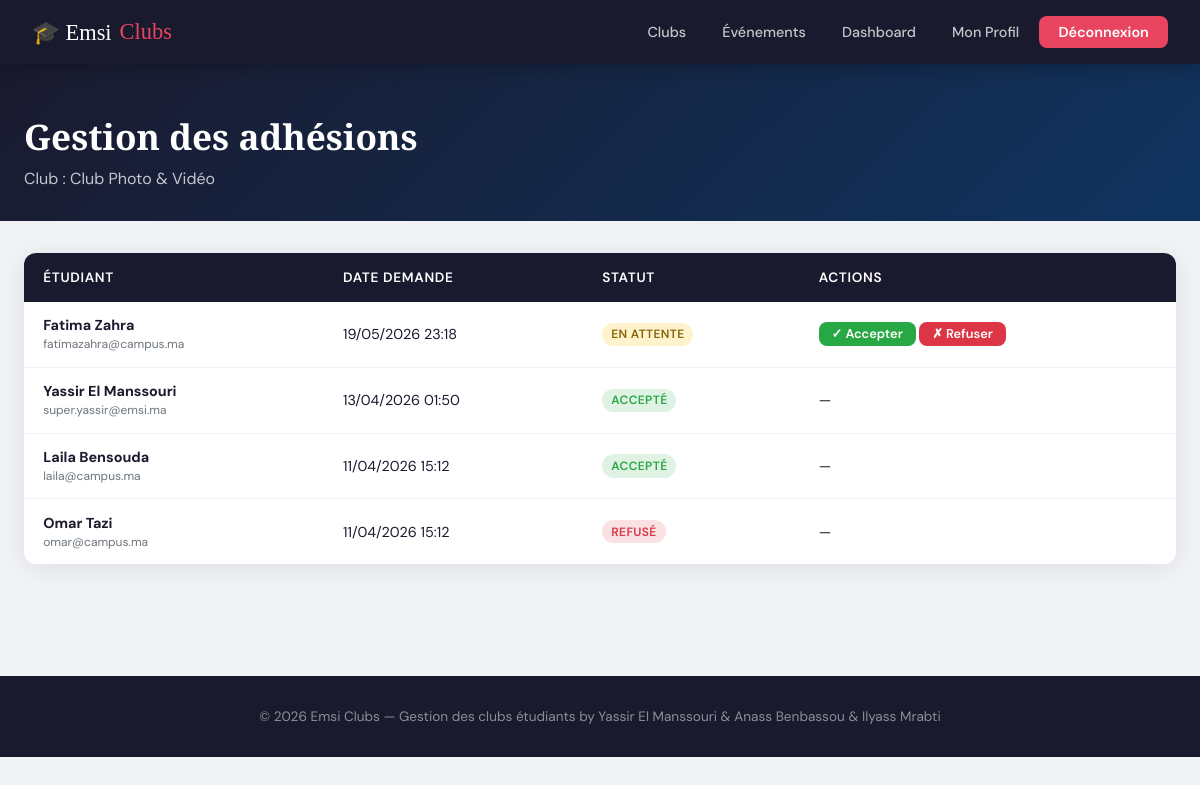
The page /clubs/10/adhesions/ (signed in) on the database its author committed.
### clubs/models.py (models this page shows, shortened)
class Club(models.Model):
    CATEGORIE_CHOICES = [
        ('culturel', 'Culturel'),
        ('scientifique', 'Scientifique'),
        ('sportif', 'Sportif'),
        ('artistique', 'Artistique'),
        ('autre', 'Autre'),
    ]
    nom = models.CharField(max_length=200)
    description = models.TextField()
    categorie = models.CharField(max_length=30, choices=CATEGORIE_CHOICES, default='autre')
    logo = models.ImageField(upload_to='clubs/logos/', blank=True, null=True)
    responsable = models.ForeignKey(User, on_delete=models.SET_NULL, null=True, related_name='clubs_geres')
    date_creation = models.DateTimeField(auto_now_add=True)
    actif = models.BooleanField(default=True)

class Adhesion(models.Model):
    STATUT_CHOICES = [
        ('en_attente', 'En attente'),
        ('accepte', 'Accepté'),
        ('refuse', 'Refusé'),
    ]
    etudiant = models.ForeignKey(User, on_delete=models.CASCADE, related_name='adhesions')
    club = models.ForeignKey(Club, on_delete=models.CASCADE, related_name='membres')
    statut = models.CharField(max_length=20, choices=STATUT_CHOICES, default='en_attente')
    date_demande = models.DateTimeField(auto_now_add=True)
    date_traitement = models.DateTimeField(null=True, blank=True)
    class Meta:
        unique_together = ('etudiant', 'club')

### clubs/views.py (the view)
# urls.py: path('clubs/<int:club_pk>/adhesions/', views.gerer_adhesions, name='gerer_adhesions'),
@login_required
def gerer_adhesions(request, club_pk):
    club = get_object_or_404(Club, pk=club_pk)
    if get_role(request.user) != 'admin' and club.responsable != request.user:
        messages.error(request, 'Accès refusé.')
        return redirect('liste_clubs')
    adhesions = Adhesion.objects.filter(club=club).select_related('etudiant').order_by('-date_demande')
    return render(request, 'clubs/gerer_adhesions.html', {'club': club, 'adhesions': adhesions})

### clubs/views.py (called while the page is built)
def get_role(user):
    try:
        return user.profil.role
    except:
        return 'etudiant'

### templates/clubs/gerer_adhesions.html (shortened to what this page needs)
{% extends 'clubs/base.html' %}
{% block content %}
<div class="page-header"><div class="container"><h1>Gestion des adhésions</h1><p>Club : {{ club.nom }}</p></div></div>
<div class="container" style="padding-bottom:3rem;">
  <div class="table-wrap">
    <table>
      <thead><tr><th>Étudiant</th><th>Date demande</th><th>Statut</th><th>Actions</th></tr></thead>
      <tbody>
        {% for adh in adhesions %}
        <tr>
          <td><strong>{{ adh.etudiant.get_full_name|default:adh.etudiant.username }}</strong><br><small class="text-gray">{{ adh.etudiant.email }}</small></td>
          <td>{{ adh.date_demande|date:"d/m/Y H:i" }}</td>
          <td><span class="badge {% if adh.statut == 'accepte' %}badge-success{% elif adh.statut == 'refuse' %}badge-danger{% else %}badge-warning{% endif %}">{{ adh.get_statut_display }}</span></td>
          <td>
            {% if adh.statut == 'en_attente' %}
              <a href="{% url 'traiter_adhesion' adh.pk 'accepter' %}" class="btn btn-success btn-sm">✓ Accepter</a>
              <a href="{% url 'traiter_adhesion' adh.pk 'refuser' %}" class="btn btn-danger btn-sm">✗ Refuser</a>
            {% else %}— {% endif %}
          </td>
        </tr>
        {% empty %}<tr><td colspan="4" class="text-gray" style="text-align:center;padding:2rem;">Aucune demande d'adhésion.</td></tr>
        {% endfor %}
      </tbody>
    </table>
  </div>
</div>
{% endblock %}

### static/css/style.css (style rules this page uses)
:root { --primary: #1a1a2e; --accent: #e94560; --accent2: #0f3460; --gold: #f5a623; --light: #f0f2f5; --white: #ffffff; --gray: #6c757d; --success: #28a745; --warning: #ffc107; --danger: #dc3545; --card-shadow: 0 4px 24px rgba(0,0,0,0.08); --radius: 12px; }
* { box-sizing: border-box; margin: 0; padding: 0; }
body { font-family: 'DM Sans', sans-serif; background: var(--light); color: var(--primary); min-height: 100vh; }
.container { max-width: 1200px; margin: 0 auto; padding: 0 1.5rem; }
.page-header { background: linear-gradient(135deg, var(--primary) 0%, var(--accent2) 100%); color: var(--white); padding: 3rem 0 2rem; margin-bottom: 2rem; }
.page-header h1 { font-family: 'Playfair Display', serif; font-size: 2.2rem; }
.page-header p { opacity: 0.75; margin-top: 0.5rem; }
.btn { display: inline-flex; align-items: center; gap: 0.4rem; padding: 0.55rem 1.4rem; border-radius: 8px; font-family: 'DM Sans', sans-serif; font-size: 0.9rem; font-weight: 600; cursor: pointer; border: none; text-decoration: none; transition: all 0.2s; line-height: 1; }
.btn-success { background: var(--success); color: var(--white); }
.btn-danger { background: var(--danger); color: var(--white); }
.btn-sm { padding: 0.35rem 0.8rem; font-size: 0.8rem; }
.badge { display: inline-block; padding: 0.3em 0.75em; border-radius: 50px; font-size: 0.75rem; font-weight: 600; text-transform: uppercase; letter-spacing: 0.03em; }
.badge-success { background: rgba(40,167,69,0.15); color: var(--success); }
.badge-warning { background: rgba(255,193,7,0.2); color: #856404; }
.badge-danger { background: rgba(220,53,69,0.15); color: var(--danger); }
.table-wrap { background: var(--white); border-radius: var(--radius); box-shadow: var(--card-shadow); overflow: hidden; }
table { width: 100%; border-collapse: collapse; }
thead { background: var(--primary); color: var(--white); }
th { padding: 1rem 1.2rem; text-align: left; font-size: 0.85rem; font-weight: 600; text-transform: uppercase; letter-spacing: 0.05em; }
td { padding: 0.9rem 1.2rem; border-bottom: 1px solid #f0f2f5; font-size: 0.9rem; }
tr:last-child td { border-bottom: none; }
.text-gray { color: var(--gray); }

### rows shown on the page
Club: nom "Club Photo & Vidéo"
Adhesion: etudiant.get_full_name "Fatima Zahra", etudiant.email "fatimazahra@campus.ma", date_demande "19/05/2026 23:18", statut "EN ATTENTE", shows "✓ Accepter"
Adhesion: etudiant.get_full_name "Yassir El Manssouri", etudiant.email "super.yassir@emsi.ma", date_demande "13/04/2026 01:50", statut "ACCEPTÉ"
Adhesion: etudiant.get_full_name "Laila Bensouda", etudiant.email "laila@campus.ma", date_demande "11/04/2026 15:12", statut "ACCEPTÉ"
Adhesion: etudiant.get_full_name "Omar Tazi", etudiant.email "omar@campus.ma", date_demande "11/04/2026 15:12", statut "REFUSÉ"
